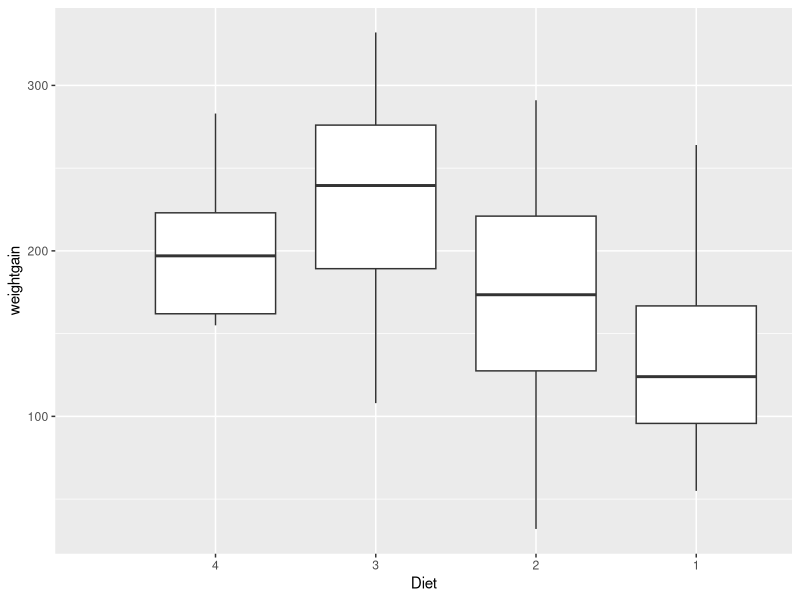
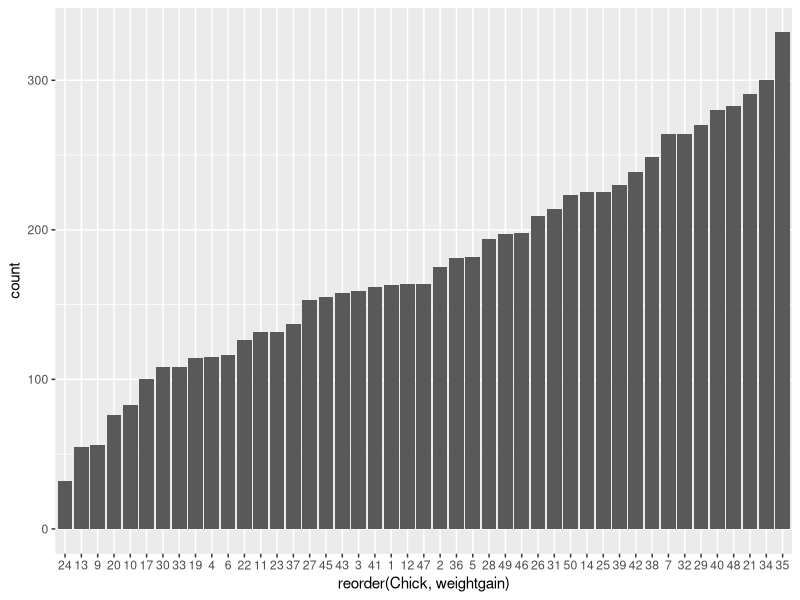
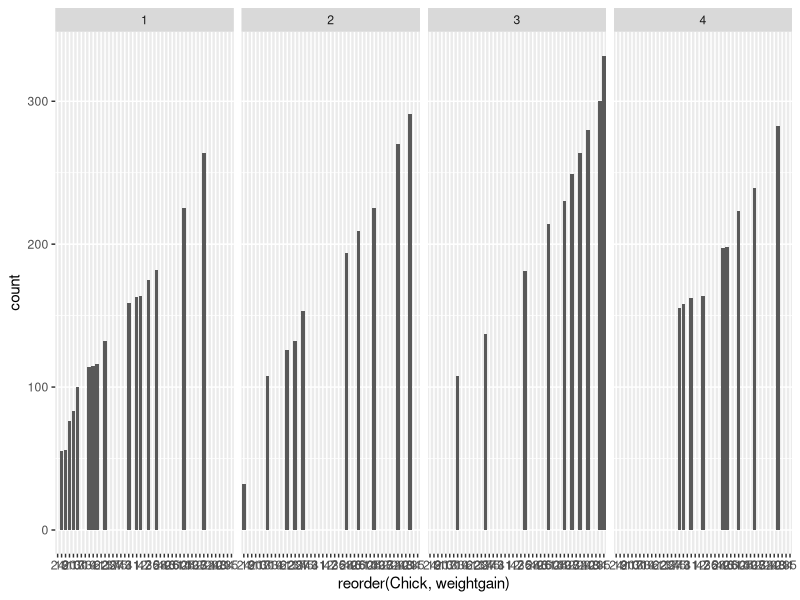
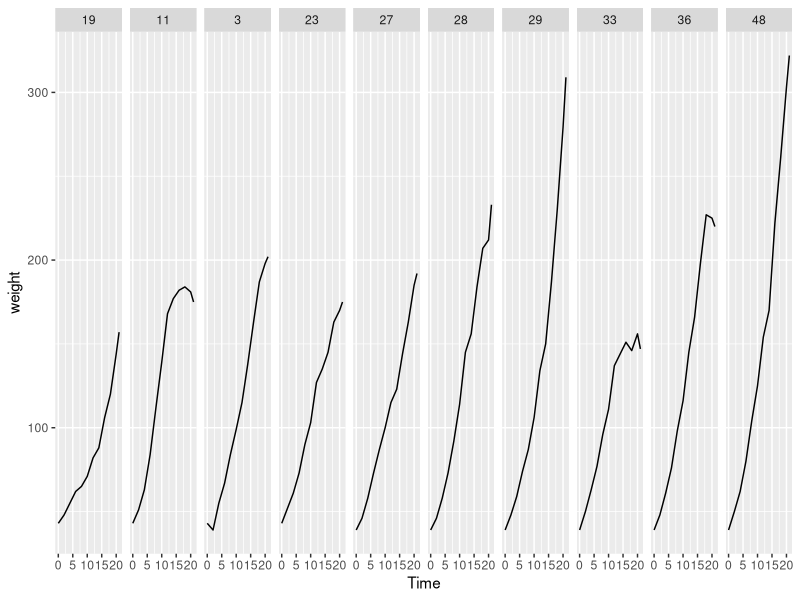
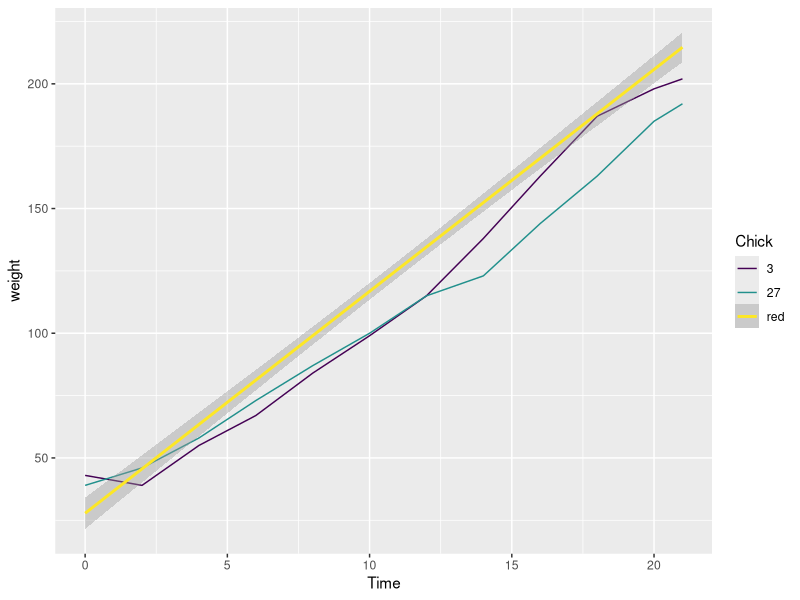
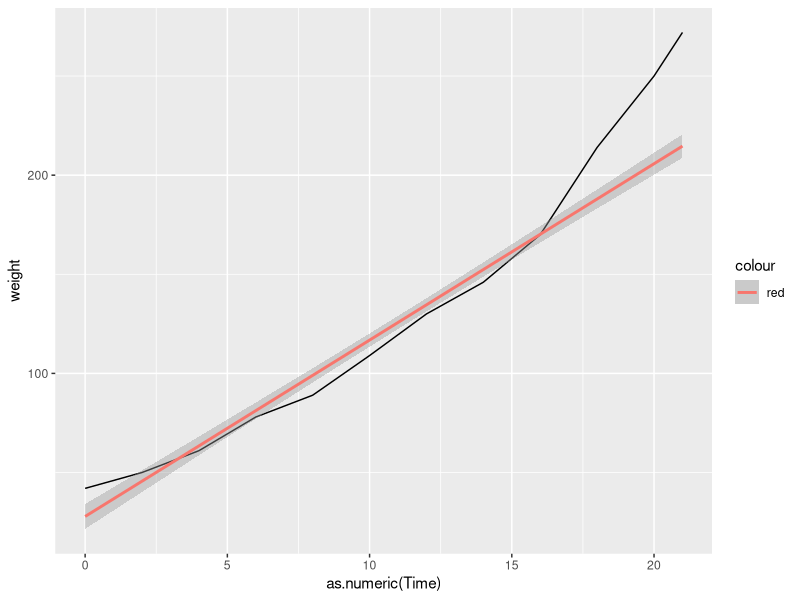

Generate these figures, in order, with R:
## ---- chunk 1
knitr::opts_chunk$set(echo = TRUE)
## ---- chunk 2
#Problem 1
library(datasets)
library(dplyr)

length(ChickWeight$weight)
weight0 <- ChickWeight %>%
  summarize(count = length(unique(Chick)),avg = mean(weight), stddev = sd(weight))
weight0
## ---- chunk 3
#Problem 2
prob2 <- ChickWeight %>%
  group_by(Chick) %>%
  filter(Chick == 1)
nrow(prob2)
ChickWeight %>%
  group_by(Chick) %>%
  summarize(ct = n())

bad_chicks <- c(18,16,15,8,44)
'%notin%' <- Negate('%in%')
complete <- ChickWeight %>%
  filter(Chick %notin% bad_chicks)
head(complete, n=3)
## ---- chunk 4
#Problem 3
weight00 <- complete %>%
  filter(Time == 0) %>%
  select(weight)
head(weight00)
c <- NULL
for (i in 1:nrow(weight00)){
  x <- rep(weight00[i,],12);
  c <- c(c, x)
}
complete$weight00 <- c
complete <- complete %>%
  mutate(weightgain = weight-weight00) %>%
  select(-weight00)
head(complete,n=3)
## ---- chunk 5
#Problem 4
library(ggplot2)
complete %>%
  group_by(Diet) %>%
  summarize(med = median(weightgain))
complete %>%
  filter(Time==21) %>%
  mutate(Diet = factor(Diet, levels=c("4","3","2","1"))) %>%
  ggplot(aes(x=Diet,y=weightgain))+geom_boxplot() + expand_limits(x =0)
## ---- chunk 6
#Problem 5
#Part a
complete %>%
  filter(Time==21) %>%
  summarize(maxgain = max(weightgain),mingain = min(weightgain))
complete %>%
  filter((Time == 21 & weightgain ==332) | (Time == 21 & weightgain ==32))
complete %>%
  filter(Time==21) %>%
  arrange(weightgain)%>%
  ggplot(aes(x=reorder(Chick,weightgain),weight = weightgain))+geom_bar()

#Part b
complete %>%
  filter((Time == 21 & weightgain ==332) | (Time == 21 & weightgain ==32)) 
complete %>%
  filter(Time==21) %>%
  arrange(weightgain)%>%
  ggplot(aes(x=reorder(Chick,weightgain),weight = weightgain))+geom_bar()+facet_grid(~Diet)
## ---- chunk 7
#Problem 6
complete %>%
  filter(Time == 0) %>%
  summarize(min0 = min(weight),max0 = max(weight))

prob6 <- complete %>%
  filter((Time ==0 & weight == 39) | (Time ==0 & weight == 43)) %>%
  select(Chick)
prob6
complete %>%
  filter(Chick %in% c(3,11,19,23,27,28,29,33,36,48)) %>%
  ggplot(aes(x=Time,y=weight))+geom_line()+facet_grid(~Chick)
## ---- chunk 8
#Problem 7
avg_weight <- complete %>%
  group_by(Time) %>%
  summarize(avg = mean(weight))
avg_weight
complete %>%
  filter(Chick == 27)
complete %>%
  filter(Chick %in% c(3,27)) %>%
  ggplot(aes(x=Time,y=weight,col=Chick))+geom_line()+geom_smooth(data=complete,aes(x=Time,y=weight,colour="red"),method="lm")

## ---- chunk 9
#Problem 8
prob8 <- complete %>%
  filter(Diet == 3 & Time ==21)
complete %>%
  filter(Diet == 3 & Time ==21) %>%
  summarize(avg = mean(weightgain), std = sd(weightgain),med = median(weightgain))
complete %>%
  filter(Diet ==3 & Time ==21)
  
complete %>%
  filter(Chick == 39 ) %>%
  ggplot(aes(x=as.numeric(Time),y=weight))+geom_line()+geom_smooth(data=complete,aes(x=Time,y=weight,colour="red"),method="lm")
  
